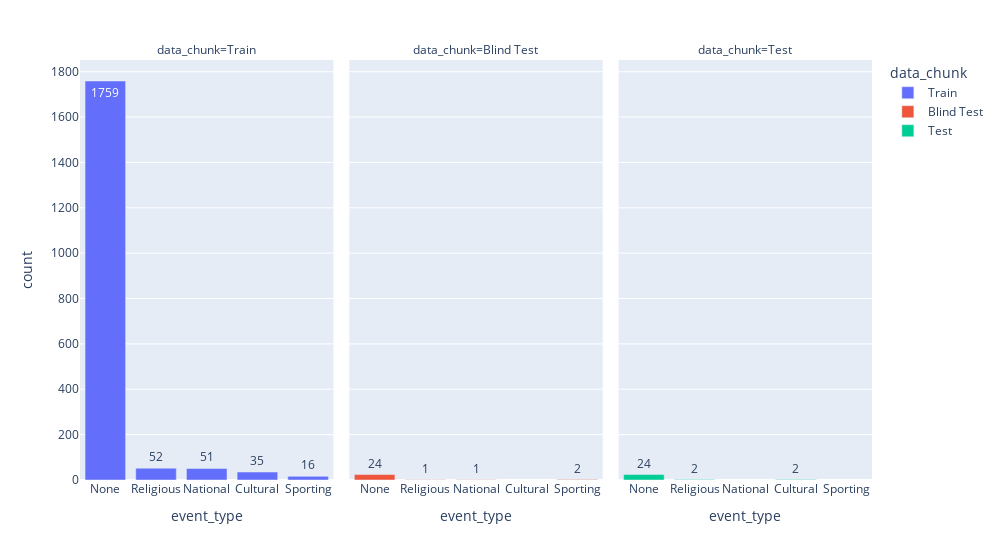

The notebook cell saved with this chart:
### Code cell
count_event_df= df_calendar.groupby(['data_chunk', 'event_type_1']).agg({"has_event_1": ['count']}).reset_index()
count_event_df.columns= ['data_chunk', 'event_type', 'count']
count_event_df = count_event_df.sort_values(by='count', ascending=False)
print(count_event_df.head())

fig_bar = px.bar(data_frame=count_event_df, width=1000, text_auto='.s',
                 x= "event_type",
                 y = "count", color = 'data_chunk', facet_col= "data_chunk"
                 )
fig_bar.show()

### Figure 1 — Plotly figure (JSON) as saved in the notebook; plotly's stock layout.template omitted (floating-point values rounded to 4 significant figures)
{"data": [{"alignmentgroup": "True", "hovertemplate": "data_chunk=Train<br>event_type=%{x}<br>count=%{y}<extra></extra>", "legendgroup": "Train", "marker": {"color": "#636efa", "pattern": {"shape": ""}}, "name": "Train", "offsetgroup": "Train", "orientation": "v", "showlegend": true, "textposition": "auto", "texttemplate": "%{y:.s}", "type": "bar", "x": ["None", "Religious", "National", "Cultural", "Sporting"], "xaxis": "x", "y": [1759, 52, 51, 35, 16], "yaxis": "y"}, {"alignmentgroup": "True", "hovertemplate": "data_chunk=Blind Test<br>event_type=%{x}<br>count=%{y}<extra></extra>", "legendgroup": "Blind Test", "marker": {"color": "#EF553B", "pattern": {"shape": ""}}, "name": "Blind Test", "offsetgroup": "Blind Test", "orientation": "v", "showlegend": true, "textposition": "auto", "texttemplate": "%{y:.s}", "type": "bar", "x": ["None", "Sporting", "National", "Religious"], "xaxis": "x2", "y": [24, 2, 1, 1], "yaxis": "y2"}, {"alignmentgroup": "True", "hovertemplate": "data_chunk=Test<br>event_type=%{x}<br>count=%{y}<extra></extra>", "legendgroup": "Test", "marker": {"color": "#00cc96", "pattern": {"shape": ""}}, "name": "Test", "offsetgroup": "Test", "orientation": "v", "showlegend": true, "textposition": "auto", "texttemplate": "%{y:.s}", "type": "bar", "x": ["None", "Cultural", "Religious"], "xaxis": "x3", "y": [24, 2, 2], "yaxis": "y3"}], "layout": {"annotations": [{"font": {}, "showarrow": false, "text": "data_chunk=Train", "x": 0.16, "xanchor": "center", "xref": "paper", "y": 1, "yanchor": "bottom", "yref": "paper"}, {"font": {}, "showarrow": false, "text": "data_chunk=Blind Test", "x": 0.5, "xanchor": "center", "xref": "paper", "y": 1, "yanchor": "bottom", "yref": "paper"}, {"font": {}, "showarrow": false, "text": "data_chunk=Test", "x": 0.84, "xanchor": "center", "xref": "paper", "y": 1, "yanchor": "bottom", "yref": "paper"}], "barmode": "relative", "legend": {"title": {"text": "data_chunk"}, "tracegroupgap": 0}, "margin": {"t": 60}, "width": 1000, "xaxis": {"anchor": "y", "domain": [0, 0.32], "title": {"text": "event_type"}}, "xaxis2": {"anchor": "y2", "domain": [0.34, 0.66], "matches": "x", "title": {"text": "event_type"}}, "xaxis3": {"anchor": "y3", "domain": [0.68, 1.0], "matches": "x", "title": {"text": "event_type"}}, "yaxis": {"anchor": "x", "domain": [0, 1], "title": {"text": "count"}}, "yaxis2": {"anchor": "x2", "domain": [0, 1], "matches": "y", "showticklabels": false}, "yaxis3": {"anchor": "x3", "domain": [0, 1], "matches": "y", "showticklabels": false}}}
